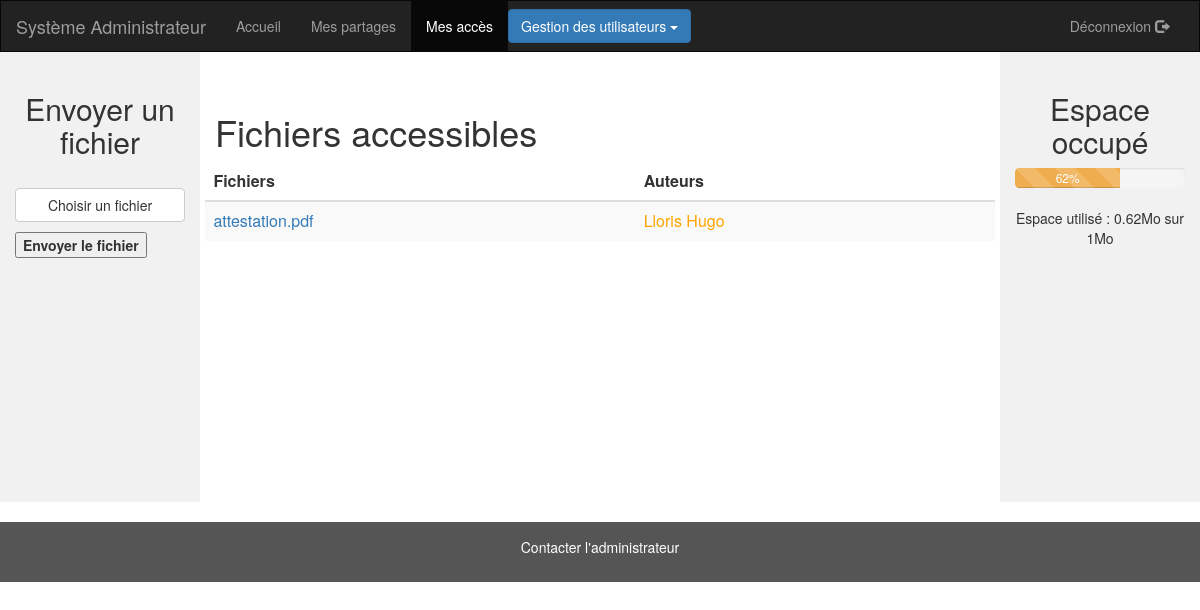
Screenshot of /dynamic/page_acces.php (signed in) with the database file from the repository.
### tables this page shows
CREATE TABLE `tbl_user` (
  `id` int(11) NOT NULL,
  `nom` varchar(63) NOT NULL,
  `prenom` varchar(20) DEFAULT NULL,
  `login` varchar(20) NOT NULL,
  `pwd` varchar(20) NOT NULL,
  `groupe` int(2) NOT NULL,
  `quota` int(200) DEFAULT NULL,
  `stock` int(200) DEFAULT NULL
);

### dynamic/navigation_droite.php (the view, shortened to what this page needs)
   </div>
    <div class="col-sm-2 sidenav">
      <h2>Espace occupé</h2>
      <div class="progress">
        <?php
        try{
           $sql = "SELECT * FROM tbl_user WHERE id = " .$id. "";
           $reponse = $base->query($sql);
           while ($donnees = $reponse->fetch()) {
              $quota = $donnees['quota'];
              $stock = $donnees['stock'];
           }
           }
           catch (Exception $e) {
              die('Erreur: ' .$e->getMessage());
           }
          $total1 = ((100/$quota) * $stock);
          $total = round($total1, 0);
          if ($total <= 80) {
                  echo '<div class="progress">
                        <div class="progress-bar progress-bar-warning progress-bar-striped active" role="progressbar"
                        aria-valuenow="' .$total. '" aria-valuemin="0" aria-valuemax="100" style="width:' .$total. '%">
                        ' .$total. '%
                        </div>
                        </div>';
                }
        ?>
      </div>
      <?php
      $espaceGo = $quota / 1000000000;
      $espaceMo = $quota / 1000000;
      $utiliseGo = $stock / 1000000000;
      $utiliseMo = $stock / 1000000;
      $utiliseGo = round($utiliseGo, 2);
      $utiliseMo = round($utiliseMo, 2);
      if ($espaceGo < 1)
      {
          echo "Espace utilisé : ".$utiliseMo. "Mo sur " .$espaceMo."Mo";
      }
      elseif ($espaceGo <= 1 AND $utiliseGo < 1)
      {
          echo "Espace utilisé : ".$utiliseMo. "Mo sur " .$espaceGo."Go";
      }
      elseif ($espaceGo > 1 AND $utiliseGo >= 1)
      {
          echo "Espace utilisé : ".$utiliseGo. "Go sur " .$espaceGo."Go";
      }
      ?>
    </div>
  </div>
</div>
<footer class="container-fluid text-center">
  <p><a href="mailto:xxx@yz.org" style='color:white'<a>Contacter l'administrateur</a></p>
</footer>

### dynamic/navigation.php (shortened to what this page needs)
<nav class="navbar navbar-inverse">
  <div class="container-fluid">
    <div class="navbar-header">
      <?php
      include('connexion.php');
      $id = $_SESSION['id'];
      $sql1 = "SELECT * FROM tbl_user WHERE id = " .$id. "";
      $reponse1 = $base->query($sql1);
      while ($donnees1 = $reponse1->fetch()) {
         $nom = $donnees1['nom'];
         $prenom = $donnees1['prenom'];
      }
       ?>
      <div class="navbar-brand"><?php echo "" . $prenom . " " . $nom . ""; ?></div>
    </div>
    <div class="collapse navbar-collapse" id="myNavbar">
      <ul class="nav navbar-nav">
        <?php
        $page = $_SERVER['REQUEST_URI'];
        if (stripos($page, '/page_partage.php') !== FALSE){
          echo '<li><a href="page_membre.php">Accueil</a></li>
                <li class="active"><a href="page_partage.php">Mes partages</a></li>
                <li><a href="page_acces.php">Mes accès</a></li>';
                if ($_SESSION['id'] == 1)
                {
                  echo '<div class="dropdown" style="float: left; margin-top:8px;">
                        <button class="btn btn-primary dropdown-toggle" type="button" data-toggle="dropdown">Gestion des utilisateurs
                        <span class="caret"></span></button>
                        <ul class="dropdown-menu">
                          <li><a href="gestion_create.php">Créer</a></li>
                          <li><a href="gestion_modif.php">Modifier</a></li>
                          <li><a href="gestion_delete.php">Supprimer</a></li>
                        </ul>
                        </div>';
                }
        }
        elseif (stripos($page, '/page_acces.php') !== FALSE) {
          echo '<li><a href="page_membre.php">Accueil</a></li>
                <li><a href="page_partage.php">Mes partages</a></li>
                <li class="active"><a href="page_acces.php">Mes accès</a></li>';
                if ($_SESSION['id'] == 1)
                {
                  echo '<div class="dropdown" style="float: left; margin-top:8px;">
                        <button class="btn btn-primary dropdown-toggle" type="button" data-toggle="dropdown">Gestion des utilisateurs
                        <span class="caret"></span></button>
                        <ul class="dropdown-menu">
                          <li><a href="gestion_create.php">Créer</a></li>
                          <li><a href="gestion_modif.php">Modifier</a></li>
                          <li><a href="gestion_delete.php">Supprimer</a></li>
                        </ul>
                        </div>';
                }
        }
        ?>
      </ul>
      <ul class="nav navbar-nav navbar-right">
        <li> <?php echo '<a href="./logout.php">Déconnexion <span class="glyphicon glyphicon-log-out"></span></a>'; ?>
      </ul>
    </div>
  </div>
</nav>

### dynamic/header.php (style rules this page uses)
.navbar { margin-bottom: 0; border-radius: 0; }
.sidenav { padding-top: 20px; background-color: #f1f1f1; height: 100%; }
footer { background-color: #555; color: white; padding: 15px; }

### rows the page displays
tbl_user: prenom "Système", nom "Administrateur", total "62", stock "0.62", quota "1"

### other values shown
substr($filenom, 0, 30) "attestation.pdf"
$donnees['nom'] "Lloris"
$donnees['prenom'] "Hugo"
